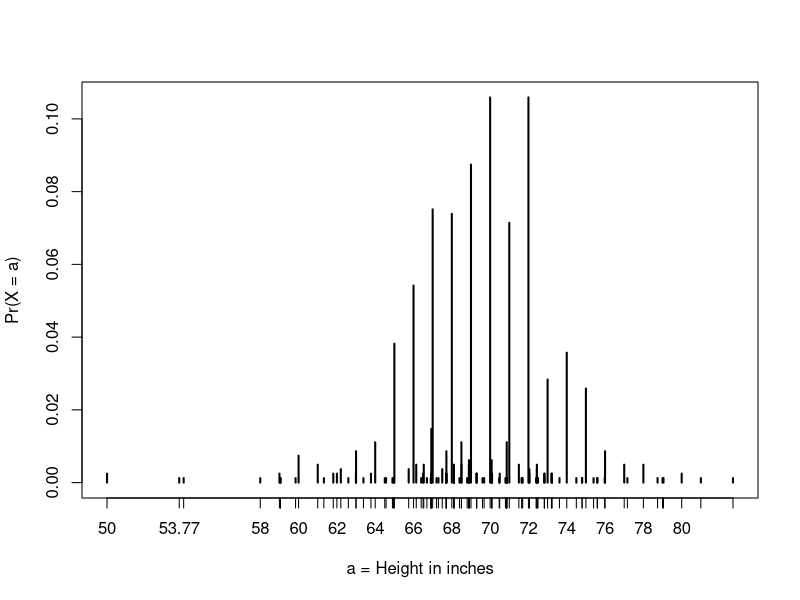
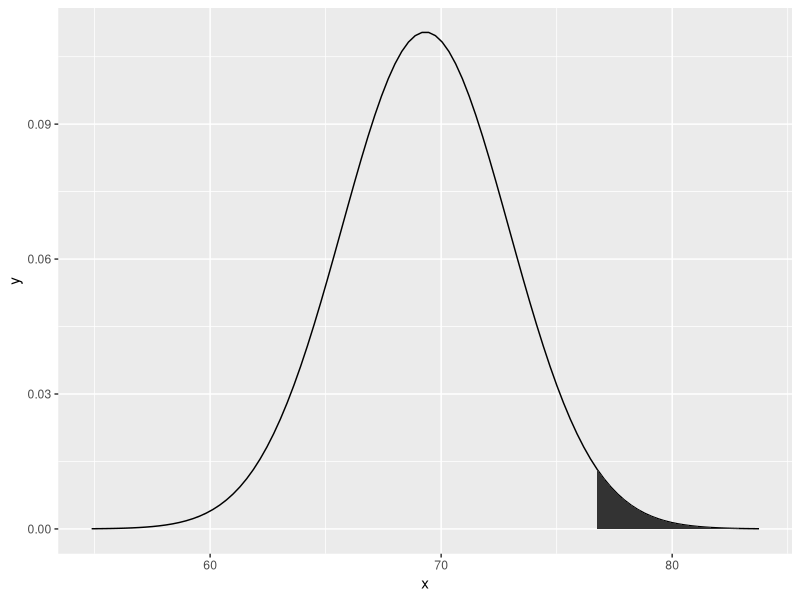
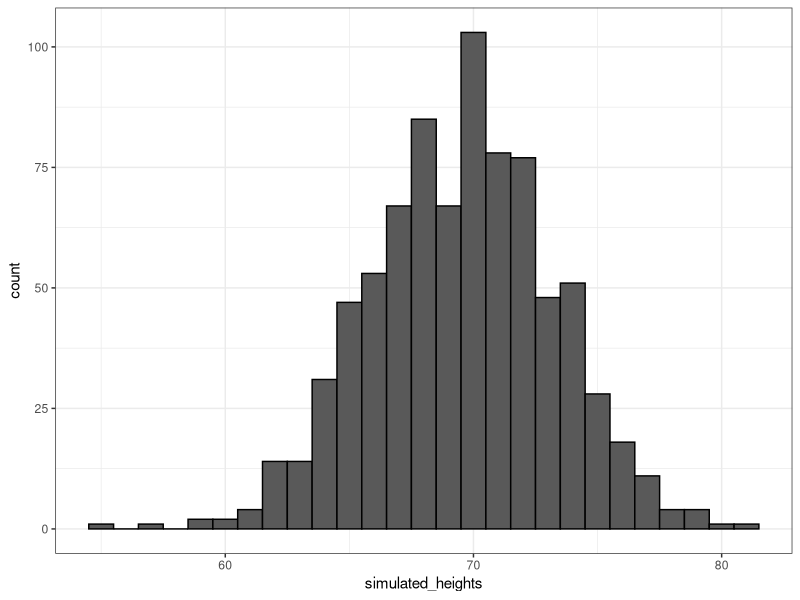
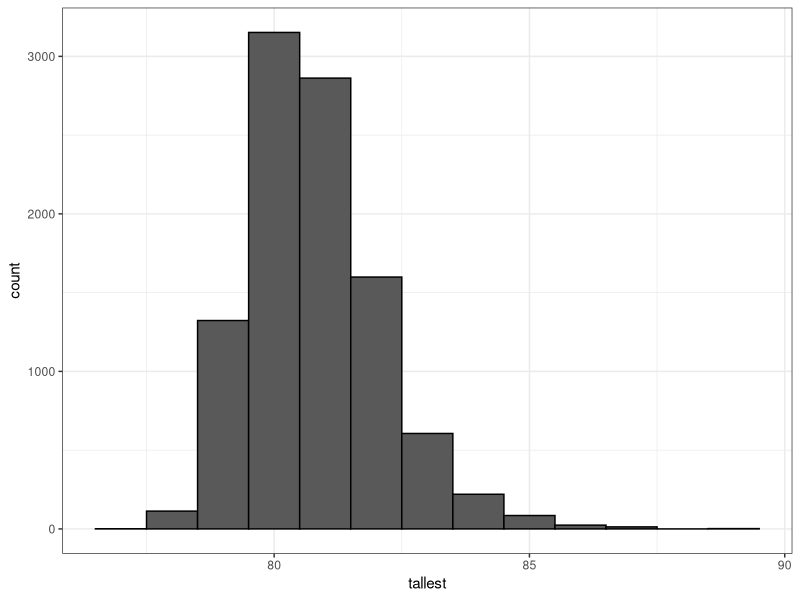
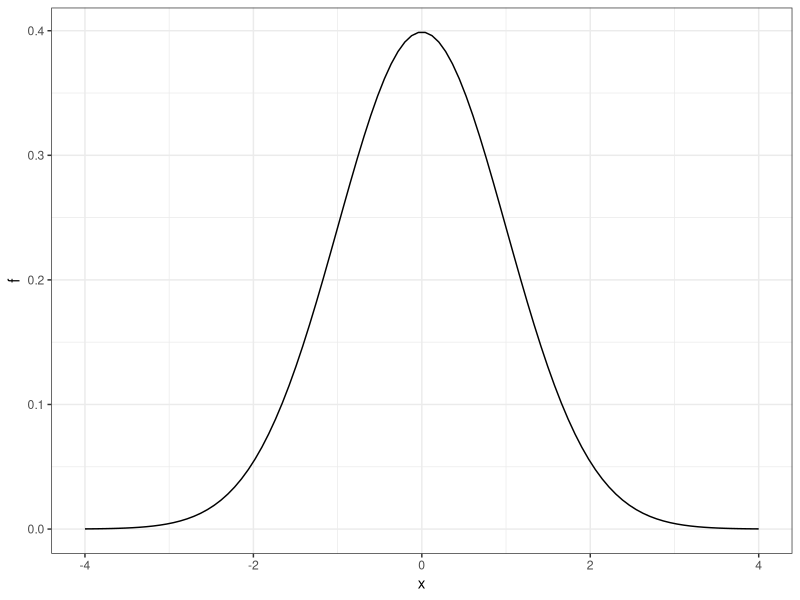

Write R code to recreate these figures, in order.
## ---- chunk 1
library(tidyverse)
library(dslabs)
data(heights)
x <- heights %>% filter(sex == "Male") %>% .$height
## ---- chunk 2
F <- function(a){
  mean(x <= a)
}
## ---- chunk 3
1 - F(70.5)
## ---- chunk 4
avg <- mean(x)
s   <- sd(x)
1 - pnorm(70.5, avg, s)
## ---- chunk 5
plot(prop.table(table(x)), xlab = "a = Height in inches", ylab = "Pr(X = a)")
## ---- chunk 6
mean(x <= 68.5) - mean(x <= 67.5)
mean(x <= 69.5) - mean(x <= 68.5)
mean(x <= 70.5) - mean(x <= 69.5)
## ---- chunk 7
pnorm(68.5, avg, s) - pnorm(67.5, avg, s) 
pnorm(69.5, avg, s) - pnorm(68.5, avg, s) 
pnorm(70.5, avg, s) - pnorm(69.5, avg, s) 
## ---- chunk 8
mean(x <= 70.9) - mean(x <= 70.1)
## ---- chunk 9
pnorm(70.9, avg, s) - pnorm(70.1, avg, s)
## ---- chunk 10
1 - pnorm(76, avg, s)
## ---- chunk 11
dat <- data_frame(x = seq(-4, 4, length=100) * s + avg,
                  y = dnorm(x, avg, s))

dat_ribbon <- filter(dat, x >= 2 * s + avg)

ggplot(dat, aes(x, y)) +
  geom_line() +
  geom_ribbon(aes(ymin = 0, ymax = y), data = dat_ribbon)
## ---- chunk 12
n   <- length(x)
avg <- mean(x)
s   <- sd(x)
simulated_heights <- rnorm(n, avg, s)
head(simulated_heights)
## ---- chunk 13
ds_theme_set()
data.frame(simulated_heights=simulated_heights) %>% 
  ggplot(aes(simulated_heights)) + 
  geom_histogram(color="black", binwidth = 1) 
## ---- chunk 14
B <- 10000
tallest <- replicate(B, {
  simulated_data <- rnorm(800, avg, s)
  max(simulated_data)
})
## ---- chunk 15
mean(tallest >= 7*12)
## ---- chunk 16
ds_theme_set()
data.frame(tallest = tallest) %>% ggplot(aes(tallest)) + 
  geom_histogram(color="black", binwidth = 1) 
## ---- chunk 17
x <- seq(-4, 4, length.out = 100)
data.frame(x, f = dnorm(x)) %>% ggplot(aes(x, f)) + geom_line()
